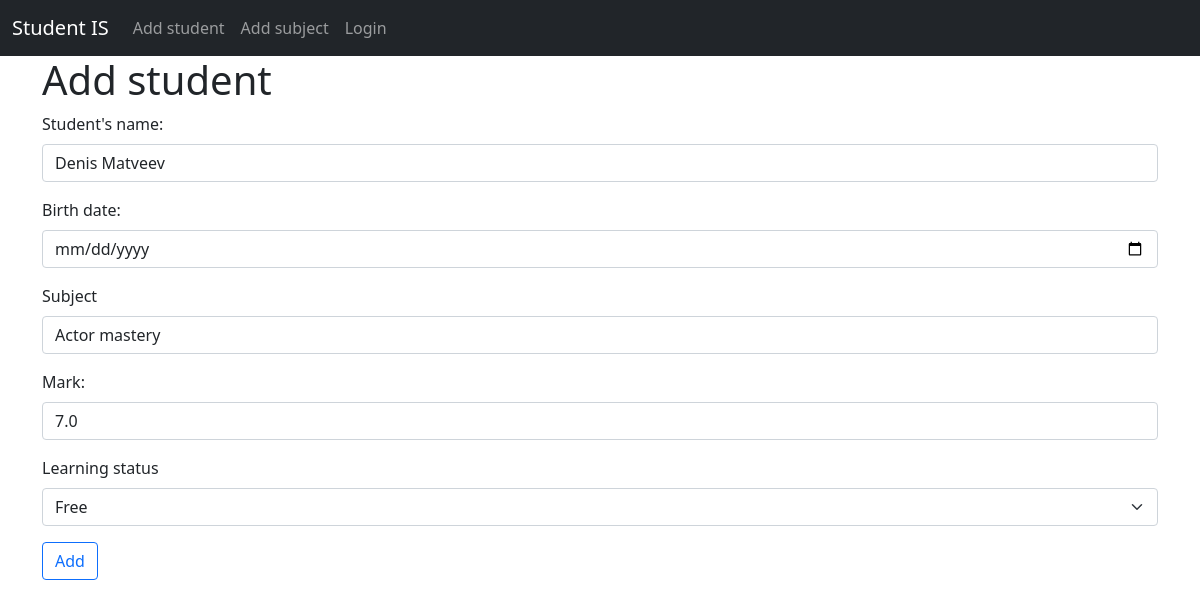
/update-student/4, run on the app's committed database.
### models.py (models this page shows)
class Students(db.Model):
    id = db.Column(db.Integer, primary_key=True)
    name = db.Column(db.String(120), nullable=False)
    birth_date = db.Column(db.Date, nullable=False, default=datetime.now())
    mark = db.Column(db.Float, nullable=False, default=3.2)
    subject_id = db.Column(db.Integer, db.ForeignKey('subjects.id'))
    status = db.Column(db.String(10), nullable=False, default='Paid')

### routes.py (the view)
@app.route('/update-student/<int:id>', methods=['GET', 'POST'])  # mysite.com/update/4 <- мы обвноялем конкретный элемент из базы данных по id
def update_student(id):
    students = Students.query.get_or_404(id)  # если id студента не будет найден в БД, вылетит ошибка 404
    form = StudentForm()
    form.subject.choices = [(subject.id, subject.name) for subject in Subjects.query.order_by(Subjects.name).all()]
    if form.validate_on_submit():  # когда форма отправляется
        students.name = form.name.data  # изменить старое имя студента на значение из поля name формы
        students.birth_date = form.birth_date.data
        students.mark = form.mark.data
        students.subject_id = form.subject.data
        students.status = form.status.data
        try:
            db.session.commit()  # обновляю данные в базе
        except:
            return 'There was a problem updating data.'
        return redirect(url_for('add_student'))
    else:
        return render_template('update-student.html', form=form, student=students)

### forms.py
class StudentForm(FlaskForm):
    name = StringField('Student\'s name: ',
                       validators=[DataRequired()])
    birth_date = DateField('Birth date: ',
                           validators=[DataRequired()])
    mark = FloatField('Mark: ')
    subject = SelectField('Subject', choices=[])
    status = SelectField('Learning status',
                         choices=[
                             ('free', 'Free'),
                             ('pay', 'Paid')
                         ])
    submit = SubmitField('Add')

### templates/update-student.html (shortened to what this page needs)
{% extends 'base.html' %}
{% block content %}
    <h1>Add student</h1>
    <form action="" method="post">
        <div class="mb-3">
            {{ form.name.label(class="form-label") }}
            {{ form.name(class="form-control", value=student.name) }}
        </div>
        <div class="mb-3">
            {{ form.birth_date.label(class="form-label") }}
            {{ form.birth_date(class="form-control", default=student.birth_date) }}
        </div>
        <div class="mb-3">
            {{ form.subject.label(class="form-label") }}
            {{ form.subject(class="form-control") }}
        </div>
        <div class="mb-3">
            {{ form.mark.label(class="form-label") }}
            {{ form.mark(class="form-control", value=student.mark) }}
        </div>
        <div class="mb-3">
            {{ form.status.label(class="form-label") }}
            {{ form.status(class="form-select", value=student.status) }}
        </div>
        <div class="mb-3">
            {{ form.submit(class="btn btn-outline-primary") }}
        </div>
    </form>
{% endblock %}

### data on the page
Students: name "Denis Matveev", subject "Actor mastery", mark "7.0", status "Free"
